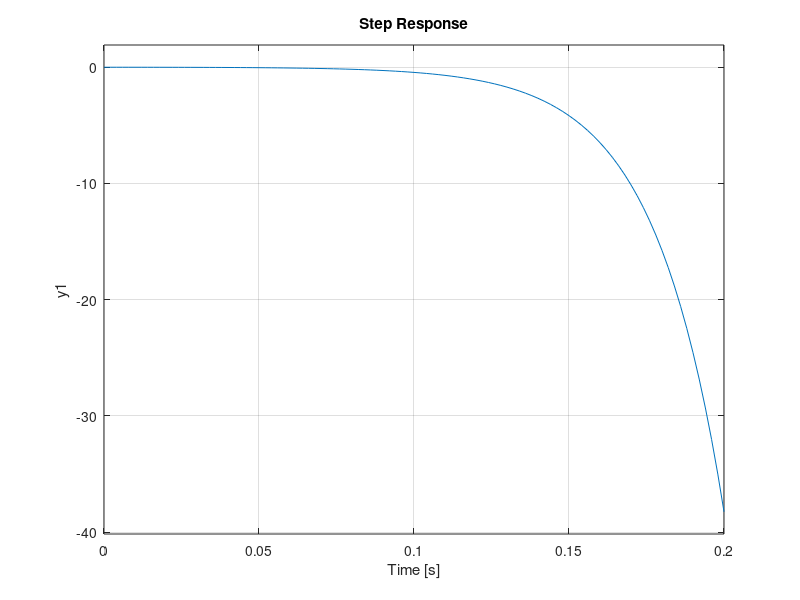

MATLAB code for this plot:
%%%%%%%%%%%%%%%%%%%%%%%%%%%%%%%%%%%%%%%%%%%%%%%%%%%%%%%%%%%%%%%%%%%%%%%%%%%
%% MagLev DYNAMICS SIMLUATION
%%%%%%%%%%%%%%%%%%%%%%%%%%%%%%%%%%%%%%%%%%%%%%%%%%%%%%%%%%%%%%%%%%%%%%%%%%%
% Evan Sharafuddin, Izzy Collins, Gabe Garcia
% 3/19/2025

%%% References
% https://cpjobling.github.io/eglm03-textbook/intro.html
% Dr. Wise, ESE 543, WashU
% https://ctms.engin.umich.edu/CTMS/index.php?example=Introduction&section=ControlRootLocus
% T. Wong, “Design of a magnetic levitation control system- an under- graduate problem,” IEEE Transactions on Education, vol. E-29, no. 4, pp. 196–200, 1986

%%% NOTES
% I do not know what is going on. ss2tf and transfer function derivations
% are yielding different results. Need to determine which one is actually
% right




clear
clc
close all

%%% define model parameters
% electromechanical constant
% K = 1.2425e-5; % [N-A^2/m^2] TODO might want to verify this value further
               %             TODO need to find exact weight of the ball we used
K = 9.7091e-06;
% mass of ball
m = 0.008369;  % [kg]        TODO need to measure this
% commanded equilibrium position of ball
x0 = 10; % [mm]
% gravitational constant
g = 9.81; % [m/s^2]

%%% adjust model parameters
x0 = x0 / 1e3; % [mm] -> [m]

%%% determine equilibrium current value
i0 = sqrt( m*g*x0^2 / K ); % A

%% STEP 1: Determine governing differential equation for the MagLev system
% % represent as a system of first-order ODEs
% dx_dt = @(t, x) [x(2)                ; 
%                  -K/m * (i0/x(1))^2 + g]; % NOTE sign error in overleaf fixed here
% tspan = [0 1];
% 
% % start at X, no initial velocity
% [t, y] = ode45(dx_dt, tspan, [x0 0]);
% figure, plot(t, y(:,1))
% 
% % start at X, small initial velocity away from magnet
% [t, y] = ode45(dx_dt, tspan, [x0 0.00001]);
% figure, plot(t, y(:,1))
% 
% % start at X, small initial velocity toward magnet
% [t, y] = ode45(dx_dt, tspan, [x0 -0.01]);
% figure, plot(t, y(:,1))
% 
% % start at small distance from X away from magnet
% [t, y] = ode45(dx_dt, tspan, [x0+0.0001 0]);
% figure, plot(t, y(:,1))
% 
% % start at small distance from X towards magnet
% [t, y] = ode45(dx_dt, tspan, [x0-0.0001 0]);
% figure, plot(t, y(:,1))


%% STEP 2: Hand tune a PID controller
% Create plant and controller transfer functions
s = tf('s');

Kp = 100;
Ki = 10000;
Kd = 5;

a_21 = 2*K*i0^2 / (m*x0^3);
b_2 = 2*K*i0 / (m*x0^2);
% a_21 = 1;
% b_2 = 1;

P = b_2 / ( s^2 + a_21 );
Kt = Kp + Ki/s + Kd*s; % controller
% 
% % simulate open loop response at rest
% % t = linspace(0, 1, 1e3);
% % y = lsim(P, zeros(size(t)), t);
% % figure, plot(t,y)
% % title("Open loop response")
% 
% % simulate impulse imput
% u = zeros(size(t));
% u(1) = 1;
% y = lsim(P,u,t);
% figure, plot(t,y)
% 
% % add control
% cl = minreal((P*Kt)/(1+P*Kt));
% u = ones(size(t)) * 0.005; % go 5 mm away from equilib
% y = lsim(cl, u, t);
% figure, plot(t, y)
% title("Controlled output")
% 
% %%%Analyse the open loop system
% sys_OL = P*Kt;
% figure, margin(sys_OL)

%% STEP: state space representation
% a_21 = 1;
% b_2 = 1;

A = [0    1;
     a_21 0];
B = [0; -b_2];
C = [1 0];
D = 0;


[b, a] = ss2tf(A, B, C, D);
sys = tf(b, a);
rlocus(sys)
step(sys)




%% STEP 4: Simulate noise, sensor bandwidth, and filtering
